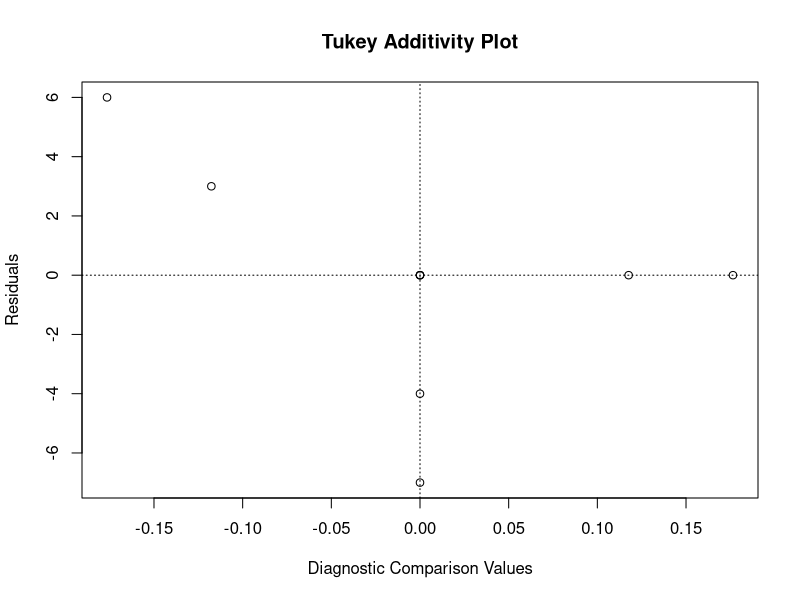

Here is the R script that generated this plot:
require(graphics)

df <-
    rbind(c(25, 21, 13),
          c(14, 19, 15),
          c(12, 18, 17))
rownames(df) = c("simple pit", "wooden chamber", "stone chamber")
colnames(df) = c("<21", "21-40", ">40")

med.d <- medpolish(df)

print(df)
print(med.d)

png("/Users/jch/Desktop/plot.png", width=500, height=500, res=100)
plot(med.d)

dev.off()